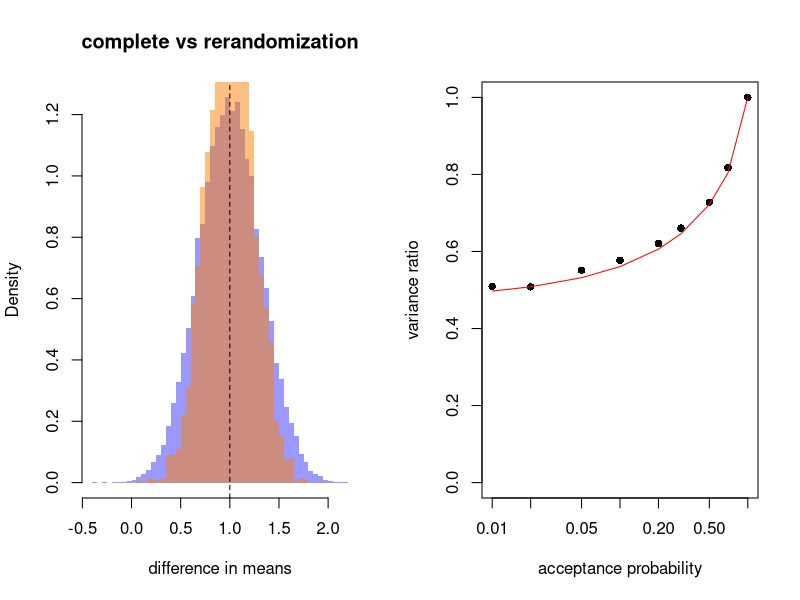

This chart was generated by the following R code:
# Rerandomization: distribution of the difference in means and variance reduction versus theory
set.seed(0)
n <- 100; n_t <- 50; k <- 4
x <- matrix(rnorm(n * k), n, k)
y0 <- drop(x %*% rep(0.5, k)) + rnorm(n)
y1 <- y0 + 1
s_inv <- solve(cov(x))

draws <- 40000
sim <- replicate(draws, {
  w <- sample(rep(c(TRUE, FALSE), c(n_t, n - n_t)))
  diff <- colMeans(x[w, ]) - colMeans(x[!w, ])
  c(m = n_t * (n - n_t) / n * drop(t(diff) %*% s_inv %*% diff),
    tau = mean(y1[w]) - mean(y0[!w]))
})
m_stat <- sim["m", ]; tau_hat <- sim["tau", ]
r2 <- summary(lm(y0 ~ x))$r.squared

keep <- m_stat <= qchisq(0.1, k)
op <- par(mfrow = c(1, 2))
hist(tau_hat, breaks = 60, freq = FALSE, col = rgb(0, 0, 1, 0.4), border = NA,
     xlab = "difference in means", main = "complete vs rerandomization")
hist(tau_hat[keep], breaks = 60, freq = FALSE, col = rgb(1, 0.5, 0, 0.5), border = NA, add = TRUE)
abline(v = 1, lty = 2)

p_accept <- c(0.01, 0.02, 0.05, 0.1, 0.2, 0.3, 0.5, 0.7, 1)
ratio <- sapply(p_accept, function(p) {
  a <- if (p < 1) qchisq(p, k) else Inf
  v_a <- if (p < 1) pchisq(a, k + 2) / pchisq(a, k) else 1
  c(emp = var(tau_hat[m_stat <= a]) / var(tau_hat), theory = 1 - (1 - v_a) * r2)
})
plot(p_accept, ratio["emp", ], log = "x", pch = 16, ylim = c(0, 1),
     xlab = "acceptance probability", ylab = "variance ratio")
lines(p_accept, ratio["theory", ], col = "red")
par(op)
